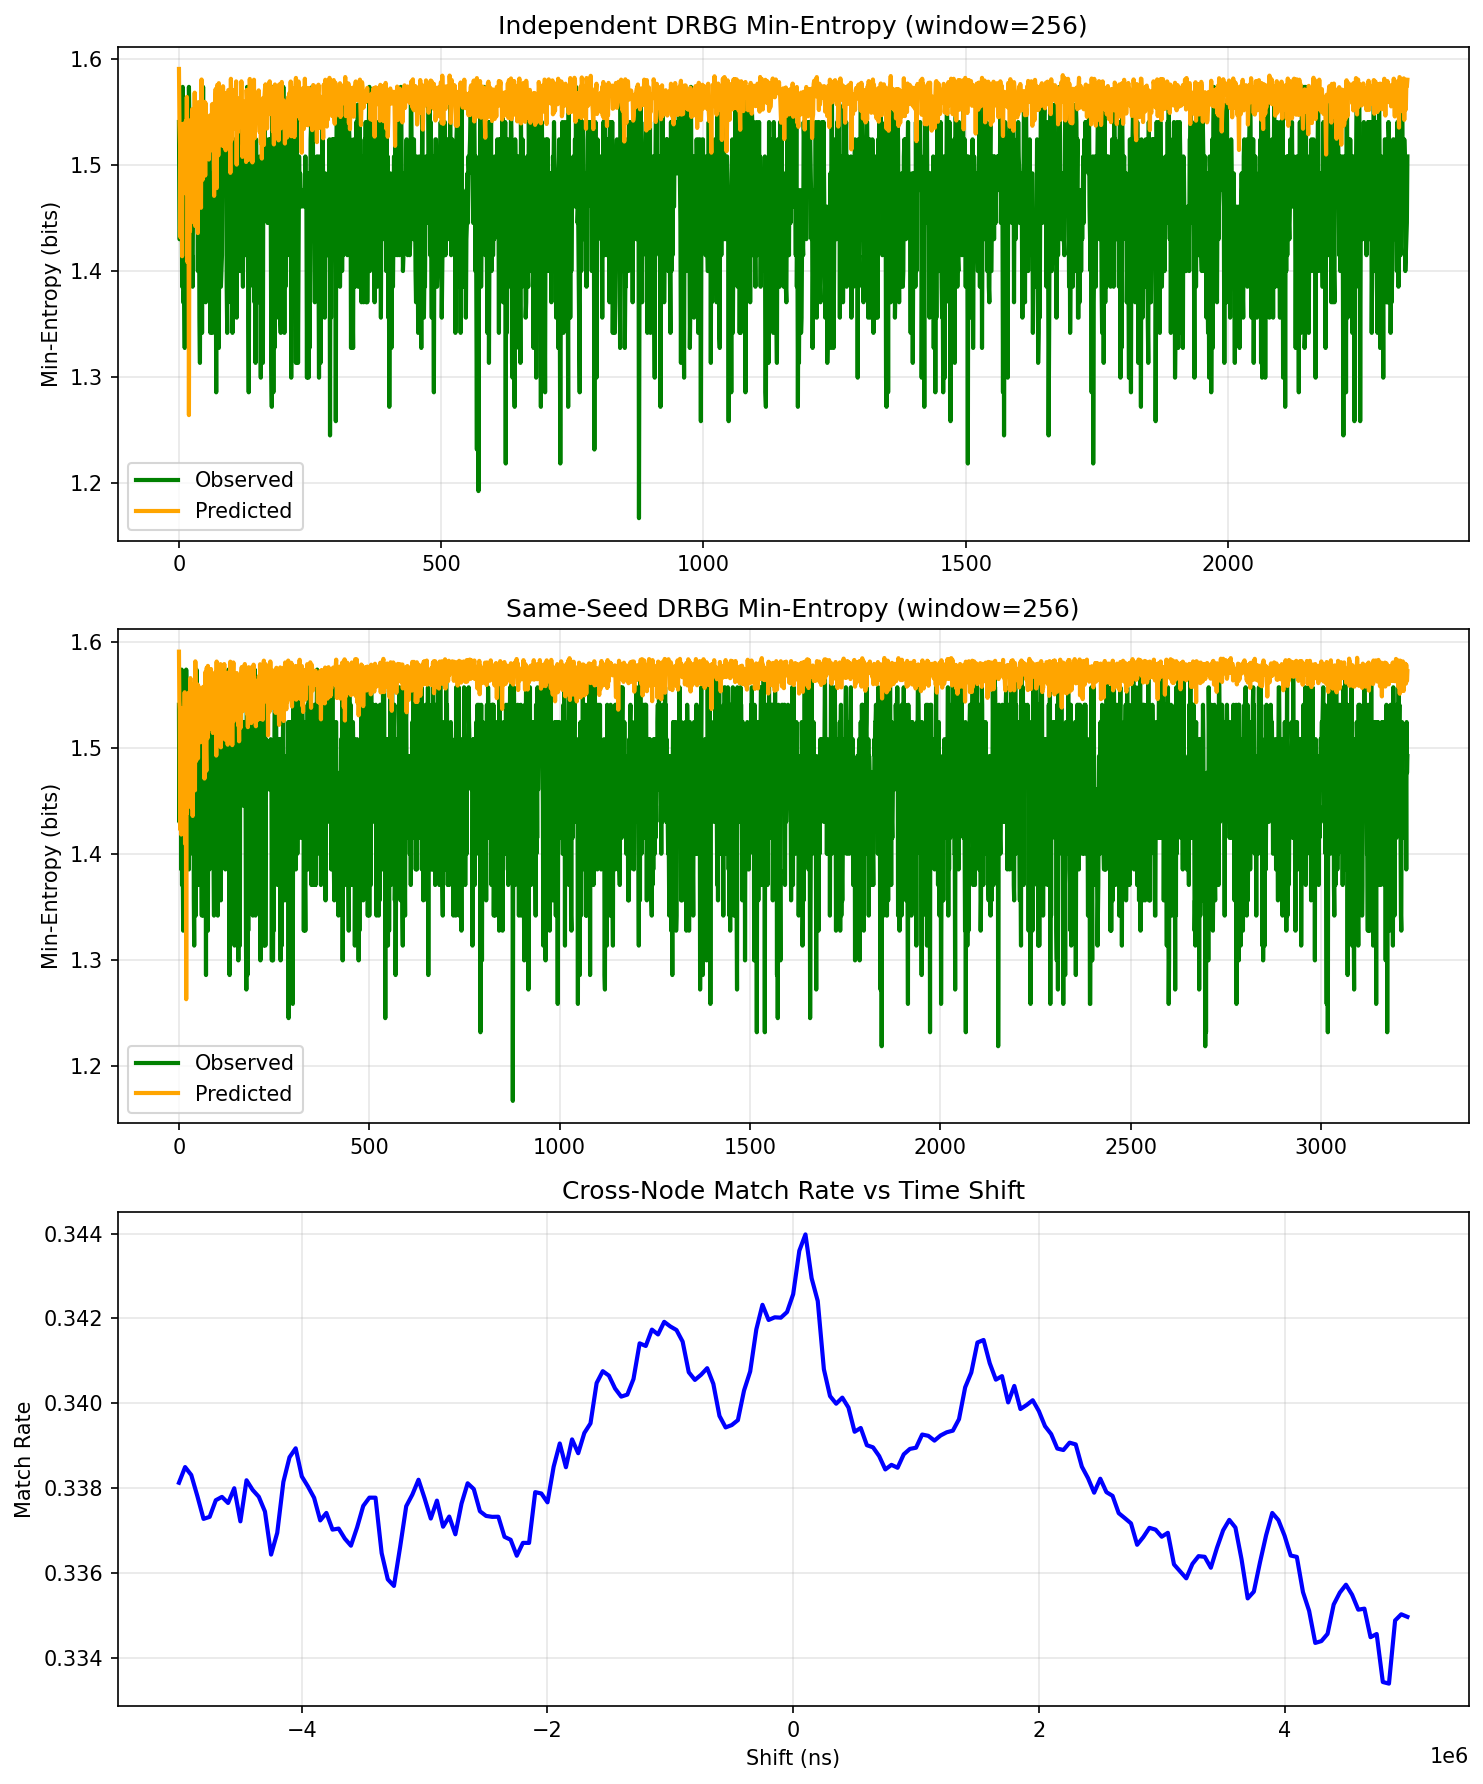

Source code (Python):
import argparse
import os
import pandas as pd
import numpy as np
import matplotlib.pyplot as plt
from collections import defaultdict

def load_dispatcher(path):
    df = pd.read_csv(path, low_memory=False)
    df = df[df['recv_ns'] != 'recv_ns']
    df['recv_ns'] = pd.to_numeric(df['recv_ns'], errors='coerce')
    df['jitter_ns'] = pd.to_numeric(df['jitter_ns'], errors='coerce')
    df['offset'] = pd.to_numeric(df['offset'], errors='coerce')
    df['path_id'] = pd.to_numeric(df['path_id'], errors='coerce')
    df = df.dropna()
    df = df.sort_values('recv_ns').reset_index(drop=True)
    return df

def build_rows(df):
    recv = df['recv_ns'].to_numpy(dtype=np.int64)
    jitter = df['jitter_ns'].to_numpy(dtype=np.int64)
    offset = df['offset'].to_numpy(dtype=np.int64)
    path = df['path_id'].astype(int).to_numpy()
    n = len(recv)
    rows = []
    if n == 0:
        return rows
    dt = np.zeros(n, dtype=np.int64)
    if n > 1:
        dt[1:] = recv[1:] - recv[:-1]
        median_dt = int(np.median(dt[1:]))
    else:
        median_dt = 0
    dt[0] = median_dt
    for i in range(n):
        row = {
            'index': i,
            'path_id': int(path[i]),
            'recv_ns': int(recv[i]),
            'jitter_ns': int(jitter[i]),
            'offset': int(offset[i]),
            'dt_ns': int(dt[i]),
            'offset_mod_256': int(offset[i] % 256),
            'offset_mod_1024': int(offset[i] % 1024),
            'prev_path_1': int(path[i - 1]) if i > 0 else -1,
            'prev_path_2': int(path[i - 2]) if i > 1 else -1,
            'prev_path_3': int(path[i - 3]) if i > 2 else -1,
            'jitter_bucket': int(min(jitter[i] // 2000, 63)),
            'dt_bucket': int(min(dt[i] // 50000, 63)),
            'off256_bucket': int((offset[i] % 256) // 8),
            'off1024_bucket': int((offset[i] % 1024) // 32)
        }
        rows.append(row)
    return rows

def evaluate_rows(rows, paths):
    T_freq = defaultdict(lambda: defaultdict(int))
    T_joint = defaultdict(lambda: defaultdict(int))
    T_time = defaultdict(lambda: defaultdict(int))
    correct_top1 = 0
    for row in rows:
        prev_path = row['prev_path_1']
        if prev_path >= 0:
            T_freq[prev_path][row['path_id']] += 1
            T_joint[(prev_path, row['jitter_bucket'], row['off256_bucket'])][row['path_id']] += 1
            T_time[(prev_path, row['dt_bucket'])][row['path_id']] += 1
        counts = defaultdict(int)
        joint_key = (prev_path, row['jitter_bucket'], row['off256_bucket'])
        time_key = (prev_path, row['dt_bucket'])
        if joint_key in T_joint and len(T_joint[joint_key]) > 0:
            for p, c in T_joint[joint_key].items():
                counts[p] += c
        elif time_key in T_time and len(T_time[time_key]) > 0:
            for p, c in T_time[time_key].items():
                counts[p] += c
        elif prev_path in T_freq and len(T_freq[prev_path]) > 0:
            for p, c in T_freq[prev_path].items():
                counts[p] += c
        else:
            for p in range(paths):
                counts[p] = 1
        if len(counts) == 0:
            predicted_path = 0
        else:
            predicted_path = max(counts.items(), key=lambda x: x[1])[0]
        if row['path_id'] == predicted_path:
            correct_top1 += 1
    acc = correct_top1 / len(rows) if len(rows) > 0 else 0.0
    observed = []
    predicted = []
    windows = []
    window_idx = 0
    for window_start in range(0, len(rows) - 255, 256):
        window_end = min(window_start + 256, len(rows))
        window_rows = rows[window_start:window_end]
        path_counts = defaultdict(int)
        for r in window_rows:
            path_counts[r['path_id']] += 1
        if len(path_counts) > 0 and len(window_rows) > 0:
            pmax = max(path_counts.values()) / len(window_rows)
            H_obs = -np.log2(pmax) if pmax > 0 else 0.0
        else:
            H_obs = 0.0
        observed.append(H_obs)
        T_freq_w = defaultdict(lambda: defaultdict(int))
        T_joint_w = defaultdict(lambda: defaultdict(int))
        T_time_w = defaultdict(lambda: defaultdict(int))
        for j in range(window_start):
            r = rows[j]
            prev_path = r['prev_path_1']
            if prev_path >= 0:
                T_freq_w[prev_path][r['path_id']] += 1
                T_joint_w[(prev_path, r['jitter_bucket'], r['off256_bucket'])][r['path_id']] += 1
                T_time_w[(prev_path, r['dt_bucket'])][r['path_id']] += 1
        pred_counts = defaultdict(float)
        for j in range(window_start, window_end):
            if j == 0:
                continue
            r = rows[j]
            prev_path = r['prev_path_1']
            counts = defaultdict(int)
            joint_key = (prev_path, r['jitter_bucket'], r['off256_bucket'])
            time_key = (prev_path, r['dt_bucket'])
            if joint_key in T_joint_w and len(T_joint_w[joint_key]) > 0:
                for p, c in T_joint_w[joint_key].items():
                    counts[p] += c
            elif time_key in T_time_w and len(T_time_w[time_key]) > 0:
                for p, c in T_time_w[time_key].items():
                    counts[p] += c
            elif prev_path in T_freq_w and len(T_freq_w[prev_path]) > 0:
                for p, c in T_freq_w[prev_path].items():
                    counts[p] += c
            else:
                for p in range(paths):
                    counts[p] = 1
            if len(counts) > 0:
                total = sum(counts.values())
                for p in range(paths):
                    prob = counts.get(p, 0) / total
                    pred_counts[p] += prob
        if len(pred_counts) > 0 and len(window_rows) > 0:
            pmax = max(pred_counts.values()) / len(window_rows)
            H_pred = -np.log2(pmax) if pmax > 0 else 0.0
        else:
            H_pred = 0.0
        predicted.append(H_pred)
        windows.append(window_idx)
        window_idx += 1
    return {
        'acc': acc,
        'attacker_success': acc,
        'observed': observed,
        'predicted': predicted,
        'windows': windows
    }

def cross_match(df_a, df_b):
    times_a = df_a['recv_ns'].to_numpy(dtype=np.int64)
    times_b = df_b['recv_ns'].to_numpy(dtype=np.int64)
    path_a = df_a['path_id'].astype(int).to_numpy()
    path_b = df_b['path_id'].astype(int).to_numpy()
    shifts = list(range(-5000000, 5000001, 50000))
    tol = 100000
    best_rate = 0.0
    best_shift = shifts[0]
    match_rates = []
    for shift in shifts:
        shifted = times_b + shift
        idx = np.searchsorted(shifted, times_a)
        matches = 0
        overlap = 0
        m = len(shifted)
        for i in range(len(times_a)):
            pos = idx[i]
            best_j = -1
            best_diff = tol + 1
            if pos < m:
                diff = abs(int(shifted[pos] - times_a[i]))
                if diff <= tol and diff < best_diff:
                    best_j = pos
                    best_diff = diff
            if pos > 0:
                diff = abs(int(shifted[pos - 1] - times_a[i]))
                if diff <= tol and diff < best_diff:
                    best_j = pos - 1
                    best_diff = diff
            if best_j != -1:
                overlap += 1
                if path_a[i] == path_b[best_j]:
                    matches += 1
        rate = matches / overlap if overlap > 0 else 0.0
        match_rates.append(rate)
        if rate > best_rate:
            best_rate = rate
            best_shift = shift
    return shifts, match_rates, best_shift, best_rate

def main():
    parser = argparse.ArgumentParser()
    parser.add_argument('--good', required=True)
    parser.add_argument('--bad', required=True)
    parser.add_argument('--bad2', required=True)
    parser.add_argument('--out', required=True)
    args = parser.parse_args()
    good_df = load_dispatcher(args.good)
    bad_df = load_dispatcher(args.bad)
    bad2_df = load_dispatcher(args.bad2)
    good_rows = build_rows(good_df)
    bad_rows = build_rows(bad_df)
    good_metrics = evaluate_rows(good_rows, 3)
    bad_metrics = evaluate_rows(bad_rows, 3)
    shifts, match_rates, best_shift, best_rate = cross_match(bad_df, bad2_df)
    print(f"good_acc={good_metrics['acc']:.6f}")
    print(f"good_attacker_success={good_metrics['attacker_success']:.6f}")
    print(f"bad_acc={bad_metrics['acc']:.6f}")
    print(f"bad_attacker_success={bad_metrics['attacker_success']:.6f}")
    print(f"cross_match_rate={best_rate:.6f}")
    fig, axes = plt.subplots(3, 1, figsize=(10, 12))
    if good_metrics['windows']:
        axes[0].plot(good_metrics['windows'], good_metrics['observed'], label='Observed', linewidth=2, color='green')
        axes[0].plot(good_metrics['windows'], good_metrics['predicted'], label='Predicted', linewidth=2, color='orange')
    axes[0].set_title('Independent DRBG Min-Entropy (window=256)')
    axes[0].set_ylabel('Min-Entropy (bits)')
    axes[0].grid(True, alpha=0.3)
    axes[0].legend()
    if bad_metrics['windows']:
        axes[1].plot(bad_metrics['windows'], bad_metrics['observed'], label='Observed', linewidth=2, color='green')
        axes[1].plot(bad_metrics['windows'], bad_metrics['predicted'], label='Predicted', linewidth=2, color='orange')
    axes[1].set_title('Same-Seed DRBG Min-Entropy (window=256)')
    axes[1].set_ylabel('Min-Entropy (bits)')
    axes[1].grid(True, alpha=0.3)
    axes[1].legend()
    axes[2].plot(shifts, match_rates, linewidth=2, color='blue')
    axes[2].set_title('Cross-Node Match Rate vs Time Shift')
    axes[2].set_xlabel('Shift (ns)')
    axes[2].set_ylabel('Match Rate')
    axes[2].grid(True, alpha=0.3)
    fig.tight_layout()
    os.makedirs(os.path.dirname(args.out), exist_ok=True)
    fig.savefig(args.out, dpi=150, bbox_inches='tight', facecolor='white')
    secondary = os.path.join('analysis', 'quick_demo.png')
    if os.path.abspath(args.out) != os.path.abspath(secondary):
        os.makedirs(os.path.dirname(secondary), exist_ok=True)
        fig.savefig(secondary, dpi=150, bbox_inches='tight', facecolor='white')
    plt.close(fig)

if __name__ == "__main__":
    main()

